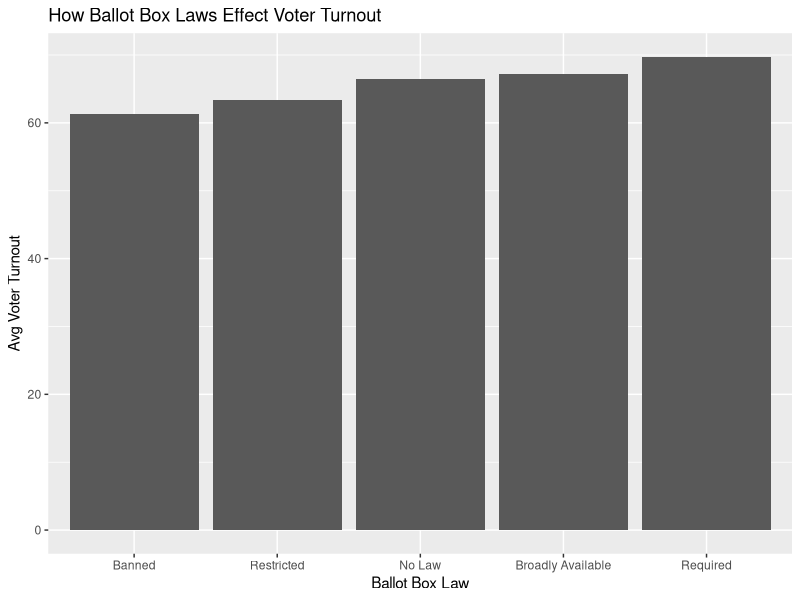

Reproduce this figure in R.
## ---- chunk 1
library(tidyverse)
## ---- chunk 2
ballot <- read.csv("Final Project Data - Sheet1.csv")
glimpse(ballot)
## ---- chunk 3
library(dplyr)

ballot <- ballot |>
  mutate(
    Voter_Participation_2024 = as.numeric(gsub("%", "", Voter_Participation_2024))
  )
ballot
## ---- chunk 4
ballot_summary <- ballot |>
  group_by(Ballot_Box_Law) |>
  summarize(
    avg_turnout = mean(Voter_Participation_2024, na.rm = TRUE),
    .groups = "drop"
  )

ballot_summary

## ---- chunk 5
Ballot_Plot <- ballot_summary |>
  ggplot(mapping = aes(x = fct_reorder(Ballot_Box_Law, avg_turnout),
                       y = avg_turnout)) +
  geom_bar(stat = "identity") +
  labs(x = "Ballot Box Law",
       y = "Avg Voter Turnout",
       title = "How Ballot Box Laws Effect Voter Turnout")
Ballot_Plot
